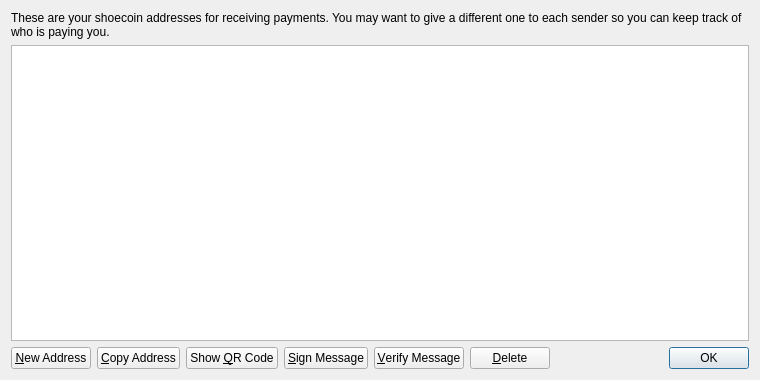
<?xml version="1.0" encoding="UTF-8"?>
<ui version="4.0">
 <class>AddressBookPage</class>
 <widget class="QWidget" name="AddressBookPage">
  <property name="geometry">
   <rect>
    <x>0</x>
    <y>0</y>
    <width>760</width>
    <height>380</height>
   </rect>
  </property>
  <property name="windowTitle">
   <string>Address Book</string>
  </property>
  <layout class="QVBoxLayout" name="verticalLayout">
   <item>
    <widget class="QLabel" name="labelExplanation">
     <property name="text">
      <string>These are your shoecoin addresses for receiving payments. You may want to give a different one to each sender so you can keep track of who is paying you.</string>
     </property>
     <property name="textFormat">
      <enum>Qt::PlainText</enum>
     </property>
     <property name="wordWrap">
      <bool>true</bool>
     </property>
    </widget>
   </item>
   <item>
    <widget class="QTableView" name="tableView">
     <property name="contextMenuPolicy">
      <enum>Qt::CustomContextMenu</enum>
     </property>
     <property name="toolTip">
      <string>Double-click to edit address or label</string>
     </property>
     <property name="tabKeyNavigation">
      <bool>false</bool>
     </property>
     <property name="alternatingRowColors">
      <bool>true</bool>
     </property>
     <property name="selectionMode">
      <enum>QAbstractItemView::SingleSelection</enum>
     </property>
     <property name="selectionBehavior">
      <enum>QAbstractItemView::SelectRows</enum>
     </property>
     <property name="sortingEnabled">
      <bool>true</bool>
     </property>
     <attribute name="verticalHeaderVisible">
      <bool>false</bool>
     </attribute>
    </widget>
   </item>
   <item>
    <layout class="QHBoxLayout" name="horizontalLayout">
     <item>
      <widget class="QPushButton" name="newAddressButton">
       <property name="toolTip">
        <string>Create a new address</string>
       </property>
       <property name="text">
        <string>&amp;New Address</string>
       </property>
       <property name="icon">
        <iconset resource="../bitcoin.qrc">
         <normaloff>:/icons/add</normaloff>:/icons/add</iconset>
       </property>
      </widget>
     </item>
     <item>
      <widget class="QPushButton" name="copyToClipboard">
       <property name="toolTip">
        <string>Copy the currently selected address to the system clipboard</string>
       </property>
       <property name="text">
        <string>&amp;Copy Address</string>
       </property>
       <property name="icon">
        <iconset resource="../bitcoin.qrc">
         <normaloff>:/icons/editcopy</normaloff>:/icons/editcopy</iconset>
       </property>
      </widget>
     </item>
     <item>
      <widget class="QPushButton" name="showQRCode">
       <property name="text">
        <string>Show &amp;QR Code</string>
       </property>
       <property name="icon">
        <iconset resource="../bitcoin.qrc">
         <normaloff>:/icons/qrcode</normaloff>:/icons/qrcode</iconset>
       </property>
      </widget>
     </item>
     <item>
      <widget class="QPushButton" name="signMessage">
       <property name="toolTip">
        <string>Sign a message to prove you own a Bitcoin address</string>
       </property>
       <property name="text">
        <string>&amp;Sign Message</string>
       </property>
       <property name="icon">
        <iconset resource="../bitcoin.qrc">
         <normaloff>:/icons/edit</normaloff>:/icons/edit</iconset>
       </property>
      </widget>
     </item>
     <item>
      <widget class="QPushButton" name="verifyMessage">
       <property name="toolTip">
        <string>Verify a message to ensure it was signed with a specified Bitcoin address</string>
       </property>
       <property name="text">
        <string>&amp;Verify Message</string>
       </property>
       <property name="icon">
        <iconset resource="../bitcoin.qrc">
         <normaloff>:/icons/transaction_0</normaloff>:/icons/transaction_0</iconset>
       </property>
      </widget>
     </item>
     <item>
      <widget class="QPushButton" name="deleteButton">
       <property name="toolTip">
        <string>Delete the currently selected address from the list. Only sending addresses can be deleted.</string>
       </property>
       <property name="text">
        <string>&amp;Delete</string>
       </property>
       <property name="icon">
        <iconset resource="../bitcoin.qrc">
         <normaloff>:/icons/remove</normaloff>:/icons/remove</iconset>
       </property>
      </widget>
     </item>
     <item>
      <spacer name="horizontalSpacer">
       <property name="orientation">
        <enum>Qt::Horizontal</enum>
       </property>
       <property name="sizeHint" stdset="0">
        <size>
         <width>40</width>
         <height>20</height>
        </size>
       </property>
      </spacer>
     </item>
     <item>
      <widget class="QDialogButtonBox" name="buttonBox">
       <property name="sizePolicy">
        <sizepolicy hsizetype="Maximum" vsizetype="Fixed">
         <horstretch>0</horstretch>
         <verstretch>0</verstretch>
        </sizepolicy>
       </property>
       <property name="standardButtons">
        <set>QDialogButtonBox::Ok</set>
       </property>
      </widget>
     </item>
    </layout>
   </item>
  </layout>
 </widget>
 <resources>
  <include location="../bitcoin.qrc"/>
 </resources>
 <connections/>
</ui>
